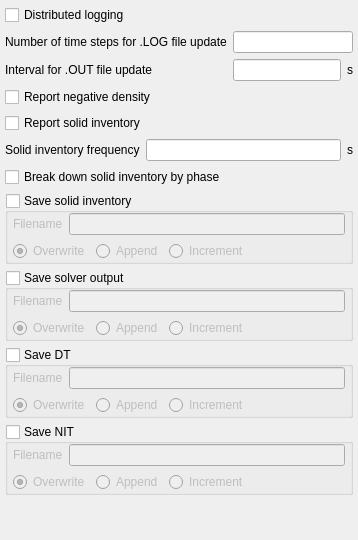
     <widget class="QWidget" name="page_log">
      <layout class="QGridLayout" name="gridLayout_14" columnstretch="0,0,0">
       <property name="leftMargin">
        <number>5</number>
       </property>
       <property name="topMargin">
        <number>5</number>
       </property>
       <property name="rightMargin">
        <number>5</number>
       </property>
       <property name="bottomMargin">
        <number>5</number>
       </property>
       <item row="6" column="0" colspan="3">
        <widget class="QWidget" name="widget_solid_inventory_frequency" native="true">
         <layout class="QHBoxLayout" name="layout_solid_inventory_frequency">
          <property name="leftMargin">
           <number>0</number>
          </property>
          <property name="topMargin">
           <number>0</number>
          </property>
          <property name="rightMargin">
           <number>0</number>
          </property>
          <property name="bottomMargin">
           <number>0</number>
          </property>
          <item>
           <widget class="QLabel" name="label_report_solid_inventory_dt">
            <property name="font">
             <font>
              <weight>50</weight>
              <bold>false</bold>
             </font>
            </property>
            <property name="text">
             <string>Solid inventory frequency</string>
            </property>
           </widget>
          </item>
          <item>
           <widget class="LineEdit" name="lineedit_keyword_report_solid_inventory_dt">
            <property name="font">
             <font>
              <weight>50</weight>
              <bold>false</bold>
             </font>
            </property>
           </widget>
          </item>
          <item>
           <widget class="QLabel" name="label_report_solid_inventory_dt_units">
            <property name="font">
             <font>
              <weight>50</weight>
              <bold>false</bold>
             </font>
            </property>
            <property name="text">
             <string>s</string>
            </property>
           </widget>
          </item>
         </layout>
        </widget>
       </item>
       <item row="11" column="0" colspan="3">
        <widget class="QGroupBox" name="groupbox_save_dt">
         <property name="font">
          <font>
           <weight>50</weight>
           <bold>false</bold>
          </font>
         </property>
         <property name="title">
          <string>Save DT</string>
         </property>
         <property name="flat">
          <bool>true</bool>
         </property>
         <property name="checkable">
          <bool>true</bool>
         </property>
         <property name="checked">
          <bool>false</bool>
         </property>
         <layout class="QVBoxLayout" name="verticalLayout_6">
          <property name="leftMargin">
           <number>5</number>
          </property>
          <property name="topMargin">
           <number>0</number>
          </property>
          <property name="rightMargin">
           <number>5</number>
          </property>
          <property name="bottomMargin">
           <number>0</number>
          </property>
          <item>
           <layout class="QHBoxLayout" name="horizontalLayout_12">
            <item>
             <widget class="QLabel" name="label_dt_filename">
              <property name="font">
               <font>
                <weight>50</weight>
                <bold>false</bold>
               </font>
              </property>
              <property name="text">
               <string>Filename</string>
              </property>
             </widget>
            </item>
            <item>
             <widget class="LineEdit" name="lineedit_dt_filename">
              <property name="font">
               <font>
                <weight>50</weight>
                <bold>false</bold>
               </font>
              </property>
             </widget>
            </item>
           </layout>
          </item>
          <item>
           <layout class="QHBoxLayout" name="horizontalLayout_13">
            <item>
             <widget class="QRadioButton" name="radiobutton_dt_overwrite">
              <property name="font">
               <font>
                <weight>50</weight>
                <bold>false</bold>
               </font>
              </property>
              <property name="text">
               <string>Overwrite</string>
              </property>
              <property name="checked">
               <bool>true</bool>
              </property>
             </widget>
            </item>
            <item>
             <widget class="QRadioButton" name="radiobutton_dt_append">
              <property name="font">
               <font>
                <weight>50</weight>
                <bold>false</bold>
               </font>
              </property>
              <property name="text">
               <string>Append</string>
              </property>
             </widget>
            </item>
            <item>
             <widget class="QRadioButton" name="radiobutton_dt_increment">
              <property name="font">
               <font>
                <weight>50</weight>
                <bold>false</bold>
               </font>
              </property>
              <property name="text">
               <string>Increment</string>
              </property>
             </widget>
            </item>
            <item>
             <spacer name="horizontalSpacer_6">
              <property name="orientation">
               <enum>Qt::Horizontal</enum>
              </property>
              <property name="sizeHint" stdset="0">
               <size>
                <width>40</width>
                <height>20</height>
               </size>
              </property>
             </spacer>
            </item>
           </layout>
          </item>
         </layout>
        </widget>
       </item>
       <item row="3" column="0" colspan="3">
        <widget class="CheckBox" name="checkbox_keyword_report_neg_density">
         <property name="text">
          <string>Report negative density</string>
         </property>
        </widget>
       </item>
       <item row="0" column="0" colspan="3">
        <widget class="CheckBox" name="checkbox_keyword_enable_dmp_log">
         <property name="text">
          <string>Distributed logging</string>
         </property>
        </widget>
       </item>
       <item row="12" column="0" colspan="3">
        <widget class="QGroupBox" name="groupbox_save_nit">
         <property name="font">
          <font>
           <weight>50</weight>
           <bold>false</bold>
          </font>
         </property>
         <property name="title">
          <string>Save NIT</string>
         </property>
         <property name="flat">
          <bool>true</bool>
         </property>
         <property name="checkable">
          <bool>true</bool>
         </property>
         <property name="checked">
          <bool>false</bool>
         </property>
         <layout class="QVBoxLayout" name="verticalLayout_5">
          <property name="leftMargin">
           <number>5</number>
          </property>
          <property name="topMargin">
           <number>0</number>
          </property>
          <property name="rightMargin">
           <number>5</number>
          </property>
          <property name="bottomMargin">
           <number>0</number>
          </property>
          <item>
           <layout class="QHBoxLayout" name="horizontalLayout_10">
            <item>
             <widget class="QLabel" name="label_5">
              <property name="font">
               <font>
                <weight>50</weight>
                <bold>false</bold>
               </font>
              </property>
              <property name="text">
               <string>Filename</string>
              </property>
             </widget>
            </item>
            <item>
             <widget class="LineEdit" name="lineedit_nit_filename">
              <property name="font">
               <font>
                <weight>50</weight>
                <bold>false</bold>
               </font>
              </property>
             </widget>
            </item>
           </layout>
          </item>
          <item>
           <layout class="QHBoxLayout" name="horizontalLayout_11">
            <item>
             <widget class="QRadioButton" name="radiobutton_nit_overwrite">
              <property name="font">
               <font>
                <weight>50</weight>
                <bold>false</bold>
               </font>
              </property>
              <property name="text">
               <string>Overwrite</string>
              </property>
              <property name="checked">
               <bool>true</bool>
              </property>
             </widget>
            </item>
            <item>
             <widget class="QRadioButton" name="radiobutton_nit_append">
              <property name="font">
               <font>
                <weight>50</weight>
                <bold>false</bold>
               </font>
              </property>
              <property name="text">
               <string>Append</string>
              </property>
             </widget>
            </item>
            <item>
             <widget class="QRadioButton" name="radiobutton_nit_increment">
              <property name="font">
               <font>
                <weight>50</weight>
                <bold>false</bold>
               </font>
              </property>
              <property name="text">
               <string>Increment</string>
              </property>
             </widget>
            </item>
            <item>
             <spacer name="horizontalSpacer_5">
              <property name="orientation">
               <enum>Qt::Horizontal</enum>
              </property>
              <property name="sizeHint" stdset="0">
               <size>
                <width>40</width>
                <height>20</height>
               </size>
              </property>
             </spacer>
            </item>
           </layout>
          </item>
         </layout>
        </widget>
       </item>
       <item row="2" column="1">
        <widget class="LineEdit" name="lineedit_keyword_out_dt"/>
       </item>
       <item row="13" column="0">
        <spacer name="verticalSpacer_3">
         <property name="orientation">
          <enum>Qt::Vertical</enum>
         </property>
         <property name="sizeHint" stdset="0">
          <size>
           <width>20</width>
           <height>40</height>
          </size>
         </property>
        </spacer>
       </item>
       <item row="10" column="0" colspan="3">
        <widget class="QGroupBox" name="groupbox_save_solver_output">
         <property name="font">
          <font>
           <weight>50</weight>
           <bold>false</bold>
          </font>
         </property>
         <property name="title">
          <string>Save solver output</string>
         </property>
         <property name="flat">
          <bool>true</bool>
         </property>
         <property name="checkable">
          <bool>true</bool>
         </property>
         <property name="checked">
          <bool>false</bool>
         </property>
         <layout class="QVBoxLayout" name="verticalLayout_4">
          <property name="leftMargin">
           <number>5</number>
          </property>
          <property name="topMargin">
           <number>0</number>
          </property>
          <property name="rightMargin">
           <number>5</number>
          </property>
          <property name="bottomMargin">
           <number>0</number>
          </property>
          <item>
           <layout class="QHBoxLayout" name="horizontalLayout_8">
            <item>
             <widget class="QLabel" name="label_3">
              <property name="font">
               <font>
                <weight>50</weight>
                <bold>false</bold>
               </font>
              </property>
              <property name="text">
               <string>Filename</string>
              </property>
             </widget>
            </item>
            <item>
             <widget class="LineEdit" name="lineedit_solver_output_filename">
              <property name="font">
               <font>
                <weight>50</weight>
                <bold>false</bold>
               </font>
              </property>
             </widget>
            </item>
           </layout>
          </item>
          <item>
           <layout class="QHBoxLayout" name="horizontalLayout_9">
            <item>
             <widget class="QRadioButton" name="radiobutton_solver_output_overwrite">
              <property name="font">
               <font>
                <weight>50</weight>
                <bold>false</bold>
               </font>
              </property>
              <property name="text">
               <string>Overwrite</string>
              </property>
              <property name="checked">
               <bool>true</bool>
              </property>
             </widget>
            </item>
            <item>
             <widget class="QRadioButton" name="radiobutton_solver_output_append">
              <property name="font">
               <font>
                <weight>50</weight>
                <bold>false</bold>
               </font>
              </property>
              <property name="text">
               <string>Append</string>
              </property>
             </widget>
            </item>
            <item>
             <widget class="QRadioButton" name="radiobutton_solver_output_increment">
              <property name="font">
               <font>
                <weight>50</weight>
                <bold>false</bold>
               </font>
              </property>
              <property name="text">
               <string>Increment</string>
              </property>
             </widget>
            </item>
            <item>
             <spacer name="horizontalSpacer_4">
              <property name="orientation">
               <enum>Qt::Horizontal</enum>
              </property>
              <property name="sizeHint" stdset="0">
               <size>
                <width>40</width>
                <height>20</height>
               </size>
              </property>
             </spacer>
            </item>
           </layout>
          </item>
         </layout>
        </widget>
       </item>
       <item row="8" column="0" rowspan="2" colspan="3">
        <widget class="QGroupBox" name="groupbox_save_solid_inventory">
         <property name="font">
          <font>
           <weight>50</weight>
           <bold>false</bold>
          </font>
         </property>
         <property name="title">
          <string>Save solid inventory</string>
         </property>
         <property name="flat">
          <bool>true</bool>
         </property>
         <property name="checkable">
          <bool>true</bool>
         </property>
         <property name="checked">
          <bool>false</bool>
         </property>
         <layout class="QVBoxLayout" name="verticalLayout_2">
          <property name="leftMargin">
           <number>5</number>
          </property>
          <property name="topMargin">
           <number>0</number>
          </property>
          <property name="rightMargin">
           <number>5</number>
          </property>
          <property name="bottomMargin">
           <number>0</number>
          </property>
          <item>
           <layout class="QHBoxLayout" name="horizontalLayout_5">
            <item>
             <widget class="QLabel" name="label_2">
              <property name="font">
               <font>
                <weight>50</weight>
                <bold>false</bold>
               </font>
              </property>
              <property name="text">
               <string>Filename</string>
              </property>
             </widget>
            </item>
            <item>
             <widget class="LineEdit" name="lineedit_solid_inventory_filename">
              <property name="font">
               <font>
                <weight>50</weight>
                <bold>false</bold>
               </font>
              </property>
             </widget>
            </item>
           </layout>
          </item>
          <item>
           <layout class="QHBoxLayout" name="horizontalLayout_6">
            <item>
             <widget class="QRadioButton" name="radiobutton_solid_inventory_overwrite">
              <property name="font">
               <font>
                <weight>50</weight>
                <bold>false</bold>
               </font>
              </property>
              <property name="text">
               <string>Overwrite</string>
              </property>
              <property name="checked">
               <bool>true</bool>
              </property>
             </widget>
            </item>
            <item>
             <widget class="QRadioButton" name="radiobutton_solid_inventory_append">
              <property name="font">
               <font>
                <weight>50</weight>
                <bold>false</bold>
               </font>
              </property>
              <property name="text">
               <string>Append</string>
              </property>
             </widget>
            </item>
            <item>
             <widget class="QRadioButton" name="radiobutton_solid_inventory_increment">
              <property name="font">
               <font>
                <weight>50</weight>
                <bold>false</bold>
               </font>
              </property>
              <property name="text">
               <string>Increment</string>
              </property>
             </widget>
            </item>
            <item>
             <spacer name="horizontalSpacer_3">
              <property name="orientation">
               <enum>Qt::Horizontal</enum>
              </property>
              <property name="sizeHint" stdset="0">
               <size>
                <width>40</width>
                <height>20</height>
               </size>
              </property>
             </spacer>
            </item>
           </layout>
          </item>
         </layout>
        </widget>
       </item>
       <item row="1" column="0">
        <widget class="QLabel" name="label_nlog">
         <property name="text">
          <string>Number of time steps for .LOG file update</string>
         </property>
        </widget>
       </item>
       <item row="7" column="0">
        <widget class="CheckBox" name="checkbox_keyword_breakdown_solid_inventory_by_phase">
         <property name="font">
          <font>
           <weight>50</weight>
           <bold>false</bold>
          </font>
         </property>
         <property name="text">
          <string>Break down solid inventory by phase</string>
         </property>
        </widget>
       </item>
       <item row="4" column="0" colspan="2">
        <widget class="CheckBox" name="checkbox_keyword_report_solid_inventory">
         <property name="text">
          <string>Report solid inventory</string>
         </property>
        </widget>
       </item>
       <item row="2" column="0">
        <widget class="QLabel" name="label_out_dt">
         <property name="text">
          <string>Interval for .OUT file update</string>
         </property>
        </widget>
       </item>
       <item row="1" column="1" colspan="2">
        <widget class="LineEdit" name="lineedit_keyword_nlog"/>
       </item>
       <item row="2" column="2">
        <widget class="QLabel" name="label_out_dt_units">
         <property name="text">
          <string>s</string>
         </property>
        </widget>
       </item>
      </layout>
     </widget>
